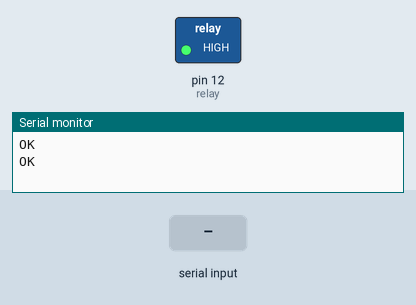
This sketch was run on a simulated Arduino Uno, built with avr-gcc and run on an emulated ATmega328P. On the bench: switched loads named in the sketch (green lamp = pin HIGH), the last lines printed to the serial monitor. The inputs (shaded band) are chosen by the test bench. The modem accepts every AT command (registered, SIM ready, sends succeed) and sends nothing else.

Above: at 2.4 s.
2.5 s: "OFF" received over the second serial link
At 4.7 s:
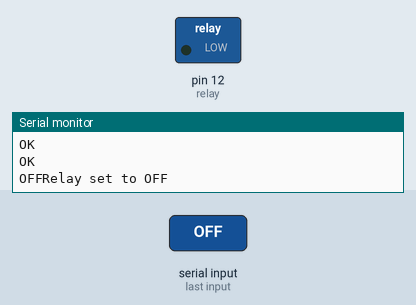
5.0 s: "ON" received over the second serial link
At 6.9 s:
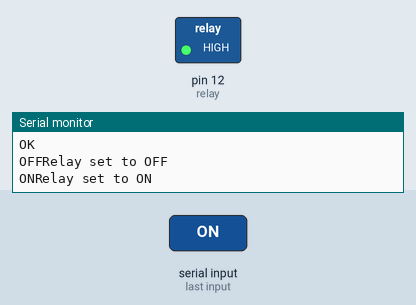
Timing chart, 0 to 8.4 s (numbered marks = the images above; inputs shaded):
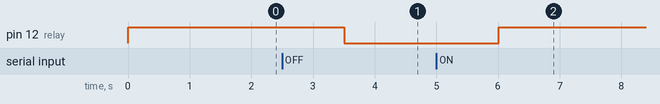

The sketch:

gsm.ino
```cpp
#include <SoftwareSerial.h>

// Configure software serial port
SoftwareSerial GPRS(7, 8);

// Variable to store text message
String textMessage;

// Create a variable to store Lamp state
String lampState = "HIGH";

// Relay connected to pin 12
const int relay = 12;

void setup() {

  pinMode(relay, OUTPUT);

  // By default the relay is off
  digitalWrite(relay, HIGH);

  // Initializing serial commmunication
  Serial.begin(9600);
  GPRS.begin(9600);

  // Give time to your GSM shield log on to network
  delay(1000);

  // AT command to set SIM800L to SMS mode
  GPRS.print("AT+CMGF=1\r");
  delay(100);
  // Set module to send SMS data to serial out upon receipt
  GPRS.print("AT+CNMI=2,2,0,0,0\r");
  delay(100);
}

void loop(){
  if(GPRS.available()>0){
    textMessage = GPRS.readString();
    Serial.print(textMessage);
    delay(10);
  }
  if(textMessage.indexOf("ON")>=0){
    // Turn on relay and save current state
    digitalWrite(relay, HIGH);
    lampState = "on";
    Serial.println("Relay set to ON");
    textMessage = "";
  }
  if(textMessage.indexOf("OFF")>=0){
    // Turn off relay and save current state
    digitalWrite(relay, LOW);
    lampState = "off";
    Serial.println("Relay set to OFF");
    textMessage = "";
  }
  if(textMessage.indexOf("STATE")>=0){
    String message = "Lamp is " + lampState;
    sendSMS(message);
    Serial.println("Lamp state resquest");
    textMessage = "";
  }
}

// Function that sends SMS
void sendSMS(String message){
  // AT command to set SIM900 to SMS mode
  GPRS.print("AT+CMGF=1\r");
  delay(100);

  // REPLACE THE X's WITH THE RECIPIENT'S MOBILE NUMBER
  // USE INTERNATIONAL FORMAT CODE FOR MOBILE NUMBERS
  GPRS.println("AT+CMGS=\"+233553577854\"");
  delay(100);
  // Send the SMS
  GPRS.println(message);
  delay(100);

  // End AT command with a ^Z, ASCII code 26
  GPRS.println((char)26);
  delay(100);
  GPRS.println();
  // Give module time to send SMS
  delay(5000);
}
```

Measured:
- after the input at 2.5 s, pin 12 (relay): HIGH → LOW after 1.0 s
- after the input at 5.0 s, pin 12 (relay): LOW → HIGH after 1.0 s
